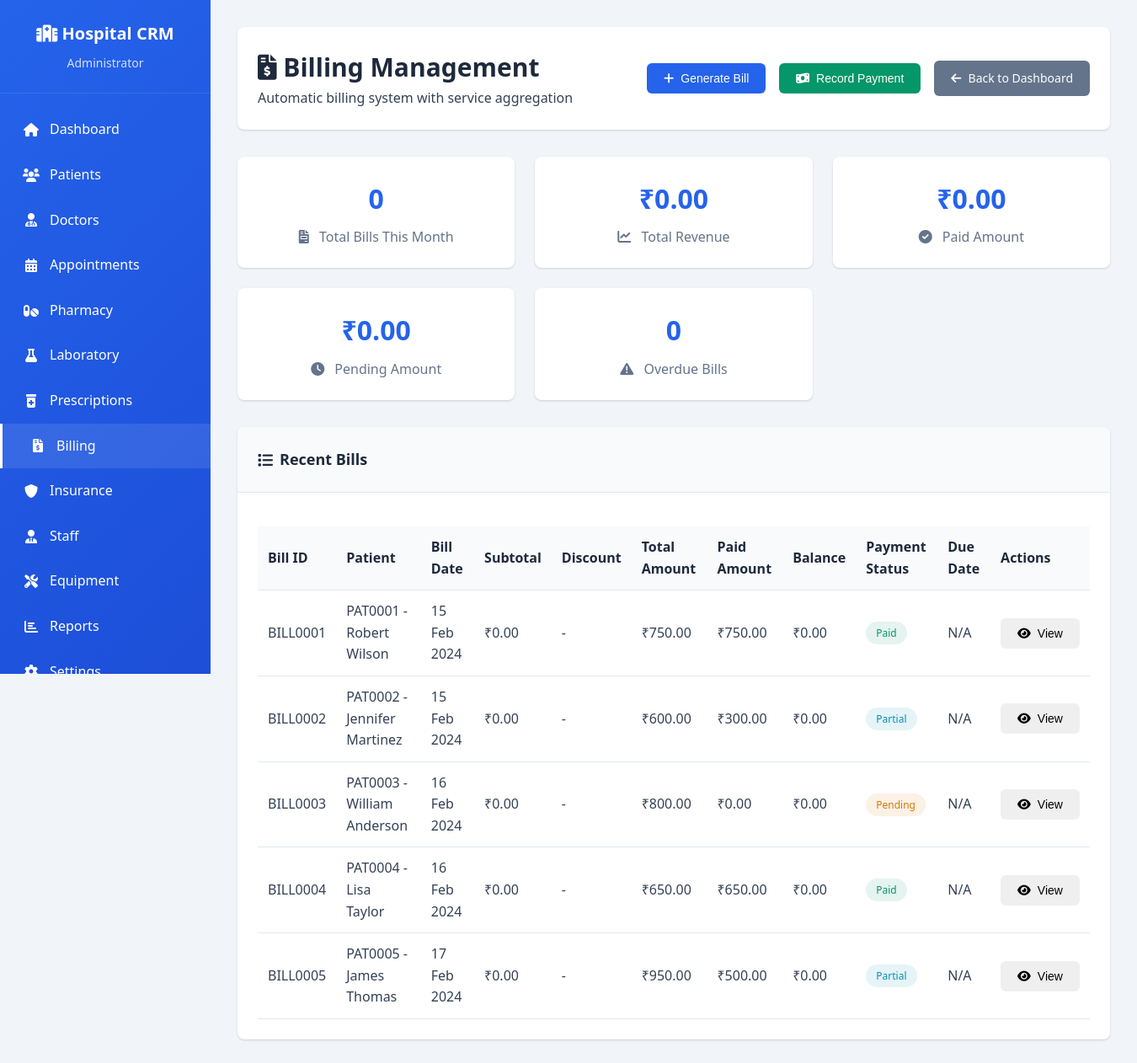
Page /billing.php (signed in) on the committed database.
### tables this page shows
CREATE TABLE `billing` (
  `id` int(11) NOT NULL AUTO_INCREMENT,
  `bill_id` varchar(20) NOT NULL,
  `patient_id` int(11) NOT NULL,
  `appointment_id` int(11) DEFAULT NULL,
  `pharmacy_sale_id` int(11) DEFAULT NULL,
  `lab_test_id` int(11) DEFAULT NULL,
  `bill_date` date NOT NULL,
  `due_date` date DEFAULT NULL,
  `subtotal_amount` decimal(10,2) NOT NULL DEFAULT 0.00,
  `discount_percentage` decimal(5,2) DEFAULT 0.00,
  `discount_amount` decimal(10,2) DEFAULT 0.00,
  `total_amount` decimal(10,2) NOT NULL,
  `paid_amount` decimal(10,2) DEFAULT 0.00,
  `balance_amount` decimal(10,2) DEFAULT 0.00,
  `payment_status` enum('pending','partial','paid','overdue') DEFAULT 'pending',
  `payment_method` enum('cash','card','upi','bank_transfer','cheque') DEFAULT NULL,
  `payment_date` date DEFAULT NULL,
  `notes` text DEFAULT NULL,
  `created_by` int(11) NOT NULL,
  `created_at` timestamp NOT NULL DEFAULT current_timestamp(),
  `updated_at` timestamp NOT NULL DEFAULT current_timestamp() ON UPDATE current_timestamp(),
  PRIMARY KEY (`id`),
  UNIQUE KEY `bill_id` (`bill_id`),
  KEY `patient_id` (`patient_id`),
  KEY `appointment_id` (`appointment_id`),
  KEY `pharmacy_sale_id` (`pharmacy_sale_id`),
  KEY `lab_test_id` (`lab_test_id`),
  KEY `created_by` (`created_by`),
  KEY `payment_status` (`payment_status`),
  KEY `bill_date` (`bill_date`),
  KEY `due_date` (`due_date`),
  CONSTRAINT `billing_ibfk_1` FOREIGN KEY (`patient_id`) REFERENCES `patients` (`id`),
  CONSTRAINT `billing_ibfk_2` FOREIGN KEY (`appointment_id`) REFERENCES `appointments` (`id`),
  CONSTRAINT `billing_ibfk_3` FOREIGN KEY (`pharmacy_sale_id`) REFERENCES `pharmacy_sales` (`id`),
  CONSTRAINT `billing_ibfk_4` FOREIGN KEY (`lab_test_id`) REFERENCES `lab_tests` (`id`),
  CONSTRAINT `billing_ibfk_5` FOREIGN KEY (`created_by`) REFERENCES `users` (`id`)
);

CREATE TABLE `patients` (
  `id` int(11) NOT NULL AUTO_INCREMENT,
  `patient_id` varchar(20) NOT NULL,
  `first_name` varchar(100) NOT NULL,
  `last_name` varchar(100) NOT NULL,
  `email` varchar(255) NOT NULL,
  `phone` varchar(20) DEFAULT NULL,
  `address` text,
  `date_of_birth` date DEFAULT NULL,
  `gender` enum('male','female','other') NOT NULL DEFAULT 'male',
  `blood_group` varchar(5) DEFAULT NULL,
  `emergency_contact_name` varchar(200) DEFAULT NULL,
  `emergency_contact_phone` varchar(20) DEFAULT NULL,
  `medical_history` text,
  `allergies` text,
  `photo` varchar(255) DEFAULT NULL,
  `is_active` tinyint(1) NOT NULL DEFAULT 1,
  `created_by` int(11) DEFAULT NULL,
  `created_at` timestamp NOT NULL DEFAULT CURRENT_TIMESTAMP,
  `updated_at` timestamp NOT NULL DEFAULT CURRENT_TIMESTAMP ON UPDATE CURRENT_TIMESTAMP,
  PRIMARY KEY (`id`),
  UNIQUE KEY `patient_id` (`patient_id`),
  UNIQUE KEY `email` (`email`),
  KEY `created_by` (`created_by`),
  CONSTRAINT `patients_ibfk_1` FOREIGN KEY (`created_by`) REFERENCES `users` (`id`)
);

### config/database.php (called while the page is built, shortened)
<?php
class Database {
    private $connection;
    public function __construct() {
        try {
            $dsn = "mysql:host=" . DB_HOST . ";dbname=" . DB_NAME . ";charset=" . DB_CHARSET;
            $this->connection = new PDO($dsn, DB_USERNAME, DB_PASSWORD);
            $this->connection->setAttribute(PDO::ATTR_ERRMODE, PDO::ERRMODE_EXCEPTION);
            $this->connection->setAttribute(PDO::ATTR_DEFAULT_FETCH_MODE, PDO::FETCH_ASSOC);
        } catch(PDOException $e) {
            die("Database connection failed: " . $e->getMessage());
        }
    }
    public function query($sql, $params = []) {
        try {
            $stmt = $this->connection->prepare($sql);
            $stmt->execute($params);
            return $stmt;
        } catch(PDOException $e) {
            throw new Exception("Query failed: " . $e->getMessage());
        }
    }
}
?>

### includes/functions.php (called while the page is built, shortened)
<?php
function formatCurrency($amount) {
    return '₹' . number_format($amount, 2);
}
?>

### billing.php (the view, shortened to what this page needs)
<?php
require_once 'config/database.php';
require_once 'includes/functions.php';
$user_role = $_SESSION['role'];
$db = new Database();
try {
    $bills = $db->query("
        SELECT b.*,
               p.patient_id, p.first_name, p.last_name
        FROM billing b
        LEFT JOIN patients p ON b.patient_id = p.id
        ORDER BY b.created_at DESC
        LIMIT 20
    ")->fetchAll();
} catch (Exception $e) {
    $bills = [];
}
try {
    $stats = [];
    $result = $db->query("SELECT COUNT(*) as count FROM billing WHERE MONTH(bill_date) = MONTH(CURDATE()) AND YEAR(bill_date) = YEAR(CURDATE())")->fetch();
    $stats['total_bills'] = $result['count'];
    $result = $db->query("SELECT COALESCE(SUM(total_amount), 0) as revenue FROM billing WHERE MONTH(bill_date) = MONTH(CURDATE()) AND YEAR(bill_date) = YEAR(CURDATE())")->fetch();
    $stats['total_revenue'] = $result['revenue'];
    $result = $db->query("SELECT COALESCE(SUM(paid_amount), 0) as paid FROM billing WHERE MONTH(bill_date) = MONTH(CURDATE()) AND YEAR(bill_date) = YEAR(CURDATE())")->fetch();
    $stats['paid_amount'] = $result['paid'];
    $result = $db->query("SELECT COALESCE(SUM(balance_amount), 0) as pending FROM billing WHERE payment_status IN ('pending', 'partial')")->fetch();
    $stats['pending_amount'] = $result['pending'];
    $result = $db->query("SELECT COUNT(*) as count FROM billing WHERE payment_status IN ('pending', 'partial') AND due_date < CURDATE()")->fetch();
    $stats['overdue_bills'] = $result['count'];
} catch (Exception $e) {
    $stats = [
        'total_bills' => 0,
        'total_revenue' => 0,
        'paid_amount' => 0,
        'pending_amount' => 0,
        'overdue_bills' => 0
    ];
}
?>
<!DOCTYPE html>
<html lang="en">
<head>
    <link rel="stylesheet" href="https://cdnjs.cloudflare.com/ajax/libs/font-awesome/6.0.0/css/all.min.css">
</head>
<body>
    <div class="dashboard-container">
        <aside class="sidebar">
            <div class="sidebar-header">
                <h2><i class="fas fa-hospital"></i> Hospital CRM</h2>
                <p><?php echo htmlspecialchars($_SESSION['role_display']); ?></p>
            </div>
            <ul class="sidebar-menu">
                <li><a href="dashboard.php"><i class="fas fa-home"></i> Dashboard</a></li>
                <?php if (in_array($user_role, ['admin', 'receptionist'])): ?>
                    <li><a href="patients.php"><i class="fas fa-users"></i> Patients</a></li>
                <?php endif; ?>
                <?php if (in_array($user_role, ['admin', 'doctor', 'intern_doctor'])): ?>
                    <li><a href="doctors.php"><i class="fas fa-user-md"></i> Doctors</a></li>
                <?php endif; ?>
                <?php if (in_array($user_role, ['admin', 'doctor', 'receptionist', 'intern_doctor'])): ?>
                    <li><a href="appointments.php"><i class="fas fa-calendar-alt"></i> Appointments</a></li>
                <?php endif; ?>
                <?php if (in_array($user_role, ['admin', 'receptionist', 'pharmacy_staff', 'intern_pharmacy'])): ?>
                    <li><a href="pharmacy.php"><i class="fas fa-pills"></i> Pharmacy</a></li>
                <?php endif; ?>
                <?php if (in_array($user_role, ['admin', 'doctor', 'lab_technician', 'intern_lab', 'intern_doctor'])): ?>
                    <li><a href="laboratory.php"><i class="fas fa-flask"></i> Laboratory</a></li>
                <?php endif; ?>
                <?php if (in_array($user_role, ['admin', 'doctor'])): ?>
                    <li><a href="prescriptions.php"><i class="fas fa-prescription-bottle-alt"></i> Prescriptions</a></li>
                <?php endif; ?>
                <li><a href="billing.php" class="active"><i class="fas fa-file-invoice-dollar"></i> Billing</a></li>
                <li><a href="insurance.php"><i class="fas fa-shield-alt"></i> Insurance</a></li>
                <?php if (in_array($user_role, ['admin'])): ?>
                    <li><a href="staff.php"><i class="fas fa-user-tie"></i> Staff</a></li>
                    <li><a href="equipment.php"><i class="fas fa-tools"></i> Equipment</a></li>
                    <li><a href="reports.php"><i class="fas fa-chart-bar"></i> Reports</a></li>
                    <li><a href="settings.php"><i class="fas fa-cog"></i> Settings</a></li>
                <?php endif; ?>
            </ul>
        </aside>
        <main class="main-content">
            <div class="header">
                <div>
                    <h1><i class="fas fa-file-invoice-dollar"></i> Billing Management</h1>
                    <p>Automatic billing system with service aggregation</p>
                </div>
                <div class="header-actions">
                    <button class="btn btn-primary" onclick="showGenerateBillModal()">
                        <i class="fas fa-plus"></i> Generate Bill
                    </button>
                    <button class="btn btn-success" onclick="showPaymentModal()">
                        <i class="fas fa-money-bill-wave"></i> Record Payment
                    </button>
                    <a href="dashboard.php" class="btn btn-secondary">
                        <i class="fas fa-arrow-left"></i> Back to Dashboard
                    </a>
                </div>
            </div>
            <div class="stats-grid">
                <div class="stat-card">
                    <h3><?php echo number_format($stats['total_bills']); ?></h3>
                    <p><i class="fas fa-file-invoice"></i> Total Bills This Month</p>
                </div>
                <div class="stat-card">
                    <h3><?php echo formatCurrency($stats['total_revenue']); ?></h3>
                    <p><i class="fas fa-chart-line"></i> Total Revenue</p>
                </div>
                <div class="stat-card">
                    <h3><?php echo formatCurrency($stats['paid_amount']); ?></h3>
                    <p><i class="fas fa-check-circle"></i> Paid Amount</p>
                </div>
                <div class="stat-card">
                    <h3><?php echo formatCurrency($stats['pending_amount']); ?></h3>
                    <p><i class="fas fa-clock"></i> Pending Amount</p>
                </div>
                <div class="stat-card">
                    <h3><?php echo number_format($stats['overdue_bills']); ?></h3>
                    <p><i class="fas fa-exclamation-triangle"></i> Overdue Bills</p>
                </div>
            </div>
            <div class="card">
                <div class="card-header">
                    <h3><i class="fas fa-list"></i> Recent Bills</h3>
                </div>
                <div class="card-body">
                    <?php if (empty($bills)): ?>
                        <p class="text-muted text-center">No bills found.</p>
                    <?php else: ?>
                        <div style="overflow-x: auto;">
                            <table class="table">
                                <thead>
                                    <tr>
                                        <th>Bill ID</th>
                                        <th>Patient</th>
                                        <th>Bill Date</th>
                                        <th>Subtotal</th>
                                        <th>Discount</th>
                                        <th>Total Amount</th>
                                        <th>Paid Amount</th>
                                        <th>Balance</th>
                                        <th>Payment Status</th>
                                        <th>Due Date</th>
                                        <th>Actions</th>
                                    </tr>
                                </thead>
                                <tbody>
                                    <?php foreach ($bills as $bill): ?>
                                        <tr>
                                            <td><?php echo htmlspecialchars($bill['bill_id']); ?></td>
                                            <td>
                                                <?php echo htmlspecialchars($bill['patient_id'] . ' - ' . $bill['first_name'] . ' ' . $bill['last_name']); ?>
                                            </td>
                                            <td><?php echo date('d M Y', strtotime($bill['bill_date'])); ?></td>
                                            <td><?php echo formatCurrency($bill['subtotal_amount'] ?? $bill['total_amount']); ?></td>
                                            <td>
                                                <?php if ($bill['discount_percentage'] > 0): ?>
                                                    <?php echo $bill['discount_percentage']; ?>% (<?php echo formatCurrency($bill['discount_amount'] ?? 0); ?>)
                                                <?php else: ?>
                                                    -
                                                <?php endif; ?>
                                            </td>
                                            <td><?php echo formatCurrency($bill['total_amount']); ?></td>
                                            <td><?php echo formatCurrency($bill['paid_amount']); ?></td>
                                            <td><?php echo formatCurrency($bill['balance_amount']); ?></td>
                                            <td>
                                                <span class="badge badge-<?php
                                                    echo $bill['payment_status'] == 'paid' ? 'success' :
                                                        ($bill['payment_status'] == 'pending' ? 'warning' :
                                                        ($bill['payment_status'] == 'partial' ? 'info' : 'danger'));
                                                ?>">
                                                    <?php echo htmlspecialchars(ucfirst($bill['payment_status'])); ?>
                                                </span>
                                            </td>
                                            <td>
                                                <?php if ($bill['due_date']): ?>
                                                    <?php
                                                    $due_date = new DateTime($bill['due_date']);
                                                    $today = new DateTime();
                                                    if ($due_date < $today && $bill['payment_status'] != 'paid'): ?>
                                                        <span class="badge badge-danger"><?php echo date('d M Y', strtotime($bill['due_date'])); ?></span>
                                                    <?php else: ?>
                                                        <?php echo date('d M Y', strtotime($bill['due_date'])); ?>
                                                    <?php endif; ?>
                                                <?php else: ?>
                                                    N/A
                                                <?php endif; ?>
                                            </td>
                                            <td>
                                                <button class="btn btn-sm btn-info" onclick="viewBillDetails(<?php echo $bill['id']; ?>)">
                                                    <i class="fas fa-eye"></i> View
                                                </button>
                                            </td>
                                        </tr>
                                    <?php endforeach; ?>
                                </tbody>
                            </table>
                        </div>
                    <?php endif; ?>
                </div>
            </div>
        </main>
    </div>
</body>
</html>

### rows in the picture
billing: bill "BILL0001", patient.last_name "PAT0001 - Robert Wilson", bill_date "15 Feb 2024", subtotal_amount "₹0.00", total_amount "₹750.00", paid_amount "₹750.00", balance_amount "₹0.00", payment_status "Paid", shows "N/A"
billing: bill "BILL0002", patient.last_name "PAT0002 - Jennifer Martinez", bill_date "15 Feb 2024", subtotal_amount "₹0.00", total_amount "₹600.00", paid_amount "₹300.00", balance_amount "₹0.00", payment_status "Partial", shows "N/A"
billing: bill "BILL0003", patient.last_name "PAT0003 - William Anderson", bill_date "16 Feb 2024", subtotal_amount "₹0.00", total_amount "₹800.00", paid_amount "₹0.00", balance_amount "₹0.00", payment_status "Pending", shows "N/A"
billing: bill "BILL0004", patient.last_name "PAT0004 - Lisa Taylor", bill_date "16 Feb 2024", subtotal_amount "₹0.00", total_amount "₹650.00", paid_amount "₹650.00", balance_amount "₹0.00", payment_status "Paid", shows "N/A"
billing: bill "BILL0005", patient.last_name "PAT0005 - James Thomas", bill_date "17 Feb 2024", subtotal_amount "₹0.00", total_amount "₹950.00", paid_amount "₹500.00", balance_amount "₹0.00", payment_status "Partial", shows "N/A"

### other values in the picture
$_SESSION['role_display'] "Administrator"
$stats['total_bills'] "0"
formatCurrency($stats['total_revenue']) "₹0.00"
formatCurrency($stats['paid_amount']) "₹0.00"
formatCurrency($stats['pending_amount']) "₹0.00"
$stats['overdue_bills'] "0"
